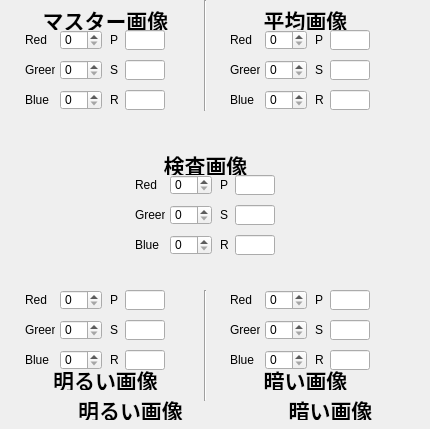
   <widget class="QWidget" name="tab_2" >
    <attribute name="title" >
     <string>マスター画像から補正</string>
    </attribute>
    <widget class="QSpinBox" name="sbRed_10" >
     <property name="geometry" >
      <rect>
       <x>60</x>
       <y>290</y>
       <width>42</width>
       <height>20</height>
      </rect>
     </property>
     <property name="maximum" >
      <number>255</number>
     </property>
    </widget>
    <widget class="QLineEdit" name="leP_8" >
     <property name="geometry" >
      <rect>
       <x>125</x>
       <y>30</y>
       <width>40</width>
       <height>20</height>
      </rect>
     </property>
     <property name="readOnly" >
      <bool>true</bool>
     </property>
    </widget>
    <widget class="QFrame" name="fmColor_6" >
     <property name="geometry" >
      <rect>
       <x>5</x>
       <y>110</y>
       <width>201</width>
       <height>90</height>
      </rect>
     </property>
     <property name="autoFillBackground" >
      <bool>true</bool>
     </property>
     <property name="frameShape" >
      <enum>QFrame::NoFrame</enum>
     </property>
     <property name="frameShadow" >
      <enum>QFrame::Plain</enum>
     </property>
    </widget>
    <widget class="QSpinBox" name="sbGreen_9" >
     <property name="geometry" >
      <rect>
       <x>265</x>
       <y>60</y>
       <width>42</width>
       <height>20</height>
      </rect>
     </property>
     <property name="maximum" >
      <number>255</number>
     </property>
    </widget>
    <widget class="QLineEdit" name="leS_8" >
     <property name="geometry" >
      <rect>
       <x>125</x>
       <y>60</y>
       <width>40</width>
       <height>20</height>
      </rect>
     </property>
     <property name="readOnly" >
      <bool>true</bool>
     </property>
    </widget>
    <widget class="QLineEdit" name="leR_8" >
     <property name="geometry" >
      <rect>
       <x>125</x>
       <y>90</y>
       <width>40</width>
       <height>20</height>
      </rect>
     </property>
     <property name="readOnly" >
      <bool>true</bool>
     </property>
    </widget>
    <widget class="QLabel" name="label_31" >
     <property name="geometry" >
      <rect>
       <x>230</x>
       <y>60</y>
       <width>30</width>
       <height>20</height>
      </rect>
     </property>
     <property name="text" >
      <string>Green</string>
     </property>
    </widget>
    <widget class="QLabel" name="label_32" >
     <property name="geometry" >
      <rect>
       <x>110</x>
       <y>320</y>
       <width>16</width>
       <height>20</height>
      </rect>
     </property>
     <property name="text" >
      <string>S</string>
     </property>
    </widget>
    <widget class="QLineEdit" name="leP_11" >
     <property name="geometry" >
      <rect>
       <x>330</x>
       <y>290</y>
       <width>40</width>
       <height>20</height>
      </rect>
     </property>
     <property name="readOnly" >
      <bool>true</bool>
     </property>
    </widget>
    <widget class="QLabel" name="label_33" >
     <property name="geometry" >
      <rect>
       <x>315</x>
       <y>60</y>
       <width>16</width>
       <height>20</height>
      </rect>
     </property>
     <property name="text" >
      <string>S</string>
     </property>
    </widget>
    <widget class="QLabel" name="label_34" >
     <property name="geometry" >
      <rect>
       <x>110</x>
       <y>290</y>
       <width>16</width>
       <height>20</height>
      </rect>
     </property>
     <property name="text" >
      <string>P</string>
     </property>
    </widget>
    <widget class="QLabel" name="label_35" >
     <property name="geometry" >
      <rect>
       <x>230</x>
       <y>90</y>
       <width>30</width>
       <height>20</height>
      </rect>
     </property>
     <property name="text" >
      <string>Blue</string>
     </property>
    </widget>
    <widget class="QSpinBox" name="sbGreen_8" >
     <property name="geometry" >
      <rect>
       <x>60</x>
       <y>60</y>
       <width>42</width>
       <height>20</height>
      </rect>
     </property>
     <property name="maximum" >
      <number>255</number>
     </property>
    </widget>
    <widget class="QLabel" name="label_83" >
     <property name="geometry" >
      <rect>
       <x>315</x>
       <y>320</y>
       <width>16</width>
       <height>20</height>
      </rect>
     </property>
     <property name="text" >
      <string>S</string>
     </property>
    </widget>
    <widget class="QLabel" name="label_84" >
     <property name="geometry" >
      <rect>
       <x>25</x>
       <y>350</y>
       <width>30</width>
       <height>20</height>
      </rect>
     </property>
     <property name="text" >
      <string>Blue</string>
     </property>
    </widget>
    <widget class="QLabel" name="label_85" >
     <property name="geometry" >
      <rect>
       <x>230</x>
       <y>350</y>
       <width>30</width>
       <height>20</height>
      </rect>
     </property>
     <property name="text" >
      <string>Blue</string>
     </property>
    </widget>
    <widget class="QSpinBox" name="sbGreen_11" >
     <property name="geometry" >
      <rect>
       <x>265</x>
       <y>320</y>
       <width>42</width>
       <height>20</height>
      </rect>
     </property>
     <property name="maximum" >
      <number>255</number>
     </property>
    </widget>
    <widget class="QLabel" name="label_98" >
     <property name="geometry" >
      <rect>
       <x>230</x>
       <y>30</y>
       <width>30</width>
       <height>20</height>
      </rect>
     </property>
     <property name="text" >
      <string>Red</string>
     </property>
    </widget>
    <widget class="QLabel" name="label_99" >
     <property name="geometry" >
      <rect>
       <x>110</x>
       <y>60</y>
       <width>16</width>
       <height>20</height>
      </rect>
     </property>
     <property name="text" >
      <string>S</string>
     </property>
    </widget>
    <widget class="QLabel" name="label_100" >
     <property name="geometry" >
      <rect>
       <x>240</x>
       <y>400</y>
       <width>181</width>
       <height>20</height>
      </rect>
     </property>
     <property name="font" >
      <font>
       <family>MS UI Gothic</family>
       <pointsize>16</pointsize>
       <weight>75</weight>
       <italic>false</italic>
       <bold>true</bold>
       <underline>false</underline>
       <strikeout>false</strikeout>
      </font>
     </property>
     <property name="text" >
      <string>暗い画像</string>
     </property>
     <property name="alignment" >
      <set>Qt::AlignCenter</set>
     </property>
    </widget>
    <widget class="Line" name="line_4" >
     <property name="geometry" >
      <rect>
       <x>195</x>
       <y>290</y>
       <width>20</width>
       <height>111</height>
      </rect>
     </property>
     <property name="orientation" >
      <enum>Qt::Vertical</enum>
     </property>
    </widget>
    <widget class="QLabel" name="label_101" >
     <property name="geometry" >
      <rect>
       <x>315</x>
       <y>290</y>
       <width>16</width>
       <height>20</height>
      </rect>
     </property>
     <property name="text" >
      <string>P</string>
     </property>
    </widget>
    <widget class="QFrame" name="fmColor_7" >
     <property name="geometry" >
      <rect>
       <x>205</x>
       <y>110</y>
       <width>201</width>
       <height>90</height>
      </rect>
     </property>
     <property name="autoFillBackground" >
      <bool>true</bool>
     </property>
     <property name="frameShape" >
      <enum>QFrame::NoFrame</enum>
     </property>
     <property name="frameShadow" >
      <enum>QFrame::Plain</enum>
     </property>
    </widget>
    <widget class="QLabel" name="label_102" >
     <property name="geometry" >
      <rect>
       <x>110</x>
       <y>30</y>
       <width>16</width>
       <height>20</height>
      </rect>
     </property>
     <property name="text" >
      <string>P</string>
     </property>
    </widget>
    <widget class="QSpinBox" name="sbBlue_10" >
     <property name="geometry" >
      <rect>
       <x>60</x>
       <y>350</y>
       <width>42</width>
       <height>20</height>
      </rect>
     </property>
     <property name="maximum" >
      <number>255</number>
     </property>
    </widget>
    <widget class="QLabel" name="label_103" >
     <property name="geometry" >
      <rect>
       <x>315</x>
       <y>350</y>
       <width>16</width>
       <height>20</height>
      </rect>
     </property>
     <property name="text" >
      <string>R</string>
     </property>
    </widget>
    <widget class="QSpinBox" name="sbBlue_8" >
     <property name="geometry" >
      <rect>
       <x>60</x>
       <y>90</y>
       <width>42</width>
       <height>20</height>
      </rect>
     </property>
     <property name="maximum" >
      <number>255</number>
     </property>
    </widget>
    <widget class="QLineEdit" name="leS_11" >
     <property name="geometry" >
      <rect>
       <x>330</x>
       <y>320</y>
       <width>40</width>
       <height>20</height>
      </rect>
     </property>
     <property name="readOnly" >
      <bool>true</bool>
     </property>
    </widget>
    <widget class="QLabel" name="label_104" >
     <property name="geometry" >
      <rect>
       <x>110</x>
       <y>90</y>
       <width>16</width>
       <height>20</height>
      </rect>
     </property>
     <property name="text" >
      <string>R</string>
     </property>
    </widget>
    <widget class="QLabel" name="label_105" >
     <property name="geometry" >
      <rect>
       <x>25</x>
       <y>320</y>
       <width>30</width>
       <height>20</height>
      </rect>
     </property>
     <property name="text" >
      <string>Green</string>
     </property>
    </widget>
    <widget class="QLabel" name="label_106" >
     <property name="geometry" >
      <rect>
       <x>230</x>
       <y>290</y>
       <width>30</width>
       <height>20</height>
      </rect>
     </property>
     <property name="text" >
      <string>Red</string>
     </property>
    </widget>
    <widget class="QSpinBox" name="sbRed_9" >
     <property name="geometry" >
      <rect>
       <x>265</x>
       <y>30</y>
       <width>42</width>
       <height>20</height>
      </rect>
     </property>
     <property name="maximum" >
      <number>255</number>
     </property>
    </widget>
    <widget class="QLineEdit" name="leP_10" >
     <property name="geometry" >
      <rect>
       <x>125</x>
       <y>290</y>
       <width>40</width>
       <height>20</height>
      </rect>
     </property>
     <property name="readOnly" >
      <bool>true</bool>
     </property>
    </widget>
    <widget class="QLabel" name="label_107" >
     <property name="geometry" >
      <rect>
       <x>110</x>
       <y>350</y>
       <width>16</width>
       <height>20</height>
      </rect>
     </property>
     <property name="text" >
      <string>R</string>
     </property>
    </widget>
    <widget class="QLabel" name="label_108" >
     <property name="geometry" >
      <rect>
       <x>25</x>
       <y>60</y>
       <width>30</width>
       <height>20</height>
      </rect>
     </property>
     <property name="text" >
      <string>Green</string>
     </property>
    </widget>
    <widget class="QSpinBox" name="sbGreen_10" >
     <property name="geometry" >
      <rect>
       <x>60</x>
       <y>320</y>
       <width>42</width>
       <height>20</height>
      </rect>
     </property>
     <property name="maximum" >
      <number>255</number>
     </property>
    </widget>
    <widget class="QLineEdit" name="leR_11" >
     <property name="geometry" >
      <rect>
       <x>330</x>
       <y>350</y>
       <width>40</width>
       <height>20</height>
      </rect>
     </property>
     <property name="readOnly" >
      <bool>true</bool>
     </property>
    </widget>
    <widget class="QSpinBox" name="sbRed_8" >
     <property name="geometry" >
      <rect>
       <x>60</x>
       <y>30</y>
       <width>42</width>
       <height>20</height>
      </rect>
     </property>
     <property name="maximum" >
      <number>255</number>
     </property>
    </widget>
    <widget class="QFrame" name="fmColor_8" >
     <property name="geometry" >
      <rect>
       <x>5</x>
       <y>200</y>
       <width>201</width>
       <height>90</height>
      </rect>
     </property>
     <property name="autoFillBackground" >
      <bool>true</bool>
     </property>
     <property name="frameShape" >
      <enum>QFrame::NoFrame</enum>
     </property>
     <property name="frameShadow" >
      <enum>QFrame::Plain</enum>
     </property>
    </widget>
    <widget class="QLineEdit" name="leS_10" >
     <property name="geometry" >
      <rect>
       <x>125</x>
       <y>320</y>
       <width>40</width>
       <height>20</height>
      </rect>
     </property>
     <property name="readOnly" >
      <bool>true</bool>
     </property>
    </widget>
    <widget class="QLineEdit" name="leR_10" >
     <property name="geometry" >
      <rect>
       <x>125</x>
       <y>350</y>
       <width>40</width>
       <height>20</height>
      </rect>
     </property>
     <property name="readOnly" >
      <bool>true</bool>
     </property>
    </widget>
    <widget class="QLabel" name="label_109" >
     <property name="geometry" >
      <rect>
       <x>25</x>
       <y>30</y>
       <width>30</width>
       <height>20</height>
      </rect>
     </property>
     <property name="text" >
      <string>Red</string>
     </property>
    </widget>
    <widget class="QLineEdit" name="leS_9" >
     <property name="geometry" >
      <rect>
       <x>330</x>
       <y>60</y>
       <width>40</width>
       <height>20</height>
      </rect>
     </property>
     <property name="readOnly" >
      <bool>true</bool>
     </property>
    </widget>
    <widget class="QSpinBox" name="sbRed_11" >
     <property name="geometry" >
      <rect>
       <x>265</x>
       <y>290</y>
       <width>42</width>
       <height>20</height>
      </rect>
     </property>
     <property name="maximum" >
      <number>255</number>
     </property>
    </widget>
    <widget class="QLabel" name="label_110" >
     <property name="geometry" >
      <rect>
       <x>215</x>
       <y>10</y>
       <width>181</width>
       <height>20</height>
      </rect>
     </property>
     <property name="font" >
      <font>
       <family>MS UI Gothic</family>
       <pointsize>16</pointsize>
       <weight>75</weight>
       <italic>false</italic>
       <bold>true</bold>
       <underline>false</underline>
       <strikeout>false</strikeout>
      </font>
     </property>
     <property name="text" >
      <string>平均画像</string>
     </property>
     <property name="alignment" >
      <set>Qt::AlignCenter</set>
     </property>
    </widget>
    <widget class="QSpinBox" name="sbBlue_11" >
     <property name="geometry" >
      <rect>
       <x>265</x>
       <y>350</y>
       <width>42</width>
       <height>20</height>
      </rect>
     </property>
     <property name="maximum" >
      <number>255</number>
     </property>
    </widget>
    <widget class="QLineEdit" name="leP_9" >
     <property name="geometry" >
      <rect>
       <x>330</x>
       <y>30</y>
       <width>40</width>
       <height>20</height>
      </rect>
     </property>
     <property name="readOnly" >
      <bool>true</bool>
     </property>
    </widget>
    <widget class="QLabel" name="label_111" >
     <property name="geometry" >
      <rect>
       <x>315</x>
       <y>90</y>
       <width>16</width>
       <height>20</height>
      </rect>
     </property>
     <property name="text" >
      <string>R</string>
     </property>
    </widget>
    <widget class="QLabel" name="label_112" >
     <property name="geometry" >
      <rect>
       <x>15</x>
       <y>10</y>
       <width>181</width>
       <height>20</height>
      </rect>
     </property>
     <property name="font" >
      <font>
       <family>MS UI Gothic</family>
       <pointsize>16</pointsize>
       <weight>75</weight>
       <italic>false</italic>
       <bold>true</bold>
       <underline>false</underline>
       <strikeout>false</strikeout>
      </font>
     </property>
     <property name="frameShape" >
      <enum>QFrame::NoFrame</enum>
     </property>
     <property name="frameShadow" >
      <enum>QFrame::Sunken</enum>
     </property>
     <property name="text" >
      <string>マスター画像</string>
     </property>
     <property name="alignment" >
      <set>Qt::AlignCenter</set>
     </property>
    </widget>
    <widget class="QLineEdit" name="leR_9" >
     <property name="geometry" >
      <rect>
       <x>330</x>
       <y>90</y>
       <width>40</width>
       <height>20</height>
      </rect>
     </property>
     <property name="readOnly" >
      <bool>true</bool>
     </property>
    </widget>
    <widget class="Line" name="line_6" >
     <property name="geometry" >
      <rect>
       <x>195</x>
       <y>0</y>
       <width>20</width>
       <height>111</height>
      </rect>
     </property>
     <property name="orientation" >
      <enum>Qt::Vertical</enum>
     </property>
    </widget>
    <widget class="QLabel" name="label_113" >
     <property name="geometry" >
      <rect>
       <x>315</x>
       <y>30</y>
       <width>16</width>
       <height>20</height>
      </rect>
     </property>
     <property name="text" >
      <string>P</string>
     </property>
    </widget>
    <widget class="QLabel" name="label_114" >
     <property name="geometry" >
      <rect>
       <x>40</x>
       <y>400</y>
       <width>181</width>
       <height>20</height>
      </rect>
     </property>
     <property name="font" >
      <font>
       <family>MS UI Gothic</family>
       <pointsize>16</pointsize>
       <weight>75</weight>
       <italic>false</italic>
       <bold>true</bold>
       <underline>false</underline>
       <strikeout>false</strikeout>
      </font>
     </property>
     <property name="text" >
      <string>明るい画像</string>
     </property>
     <property name="alignment" >
      <set>Qt::AlignCenter</set>
     </property>
    </widget>
    <widget class="QLabel" name="label_115" >
     <property name="geometry" >
      <rect>
       <x>230</x>
       <y>320</y>
       <width>30</width>
       <height>20</height>
      </rect>
     </property>
     <property name="text" >
      <string>Green</string>
     </property>
    </widget>
    <widget class="QSpinBox" name="sbBlue_9" >
     <property name="geometry" >
      <rect>
       <x>265</x>
       <y>90</y>
       <width>42</width>
       <height>20</height>
      </rect>
     </property>
     <property name="maximum" >
      <number>255</number>
     </property>
    </widget>
    <widget class="QLabel" name="label_116" >
     <property name="geometry" >
      <rect>
       <x>25</x>
       <y>90</y>
       <width>30</width>
       <height>20</height>
      </rect>
     </property>
     <property name="text" >
      <string>Blue</string>
     </property>
    </widget>
    <widget class="QLabel" name="label_117" >
     <property name="geometry" >
      <rect>
       <x>25</x>
       <y>290</y>
       <width>30</width>
       <height>20</height>
      </rect>
     </property>
     <property name="text" >
      <string>Red</string>
     </property>
    </widget>
    <widget class="QFrame" name="fmColor_9" >
     <property name="geometry" >
      <rect>
       <x>205</x>
       <y>200</y>
       <width>201</width>
       <height>90</height>
      </rect>
     </property>
     <property name="autoFillBackground" >
      <bool>true</bool>
     </property>
     <property name="frameShape" >
      <enum>QFrame::NoFrame</enum>
     </property>
     <property name="frameShadow" >
      <enum>QFrame::Plain</enum>
     </property>
    </widget>
    <widget class="QFrame" name="fmColor_10" >
     <property name="geometry" >
      <rect>
       <x>105</x>
       <y>145</y>
       <width>201</width>
       <height>110</height>
      </rect>
     </property>
     <property name="autoFillBackground" >
      <bool>true</bool>
     </property>
     <property name="frameShape" >
      <enum>QFrame::NoFrame</enum>
     </property>
     <property name="frameShadow" >
      <enum>QFrame::Plain</enum>
     </property>
     <widget class="QSpinBox" name="sbBlue_12" >
      <property name="geometry" >
       <rect>
        <x>65</x>
        <y>90</y>
        <width>42</width>
        <height>20</height>
       </rect>
      </property>
      <property name="maximum" >
       <number>255</number>
      </property>
     </widget>
     <widget class="QLineEdit" name="leR_12" >
      <property name="geometry" >
       <rect>
        <x>130</x>
        <y>90</y>
        <width>40</width>
        <height>20</height>
       </rect>
      </property>
      <property name="readOnly" >
       <bool>true</bool>
      </property>
     </widget>
     <widget class="QLineEdit" name="leP_12" >
      <property name="geometry" >
       <rect>
        <x>130</x>
        <y>30</y>
        <width>40</width>
        <height>20</height>
       </rect>
      </property>
      <property name="readOnly" >
       <bool>true</bool>
      </property>
     </widget>
     <widget class="QSpinBox" name="sbGreen_12" >
      <property name="geometry" >
       <rect>
        <x>65</x>
        <y>60</y>
        <width>42</width>
        <height>20</height>
       </rect>
      </property>
      <property name="maximum" >
       <number>255</number>
      </property>
     </widget>
     <widget class="QSpinBox" name="sbRed_12" >
      <property name="geometry" >
       <rect>
        <x>65</x>
        <y>30</y>
        <width>42</width>
        <height>20</height>
       </rect>
      </property>
      <property name="maximum" >
       <number>255</number>
      </property>
     </widget>
     <widget class="QLineEdit" name="leS_12" >
      <property name="geometry" >
       <rect>
        <x>130</x>
        <y>60</y>
        <width>40</width>
        <height>20</height>
       </rect>
      </property>
      <property name="readOnly" >
       <bool>true</bool>
      </property>
     </widget>
     <widget class="QLabel" name="lbInsTitle_2" >
      <property name="geometry" >
       <rect>
        <x>10</x>
        <y>10</y>
        <width>181</width>
        <height>20</height>
       </rect>
      </property>
      <property name="font" >
       <font>
        <family>MS UI Gothic</family>
        <pointsize>16</pointsize>
        <weight>75</weight>
        <italic>false</italic>
        <bold>true</bold>
        <underline>false</underline>
        <strikeout>false</strikeout>
       </font>
      </property>
      <property name="text" >
       <string>検査画像</string>
      </property>
      <property name="alignment" >
       <set>Qt::AlignCenter</set>
      </property>
     </widget>
     <widget class="QLabel" name="lbInsGreen_2" >
      <property name="geometry" >
       <rect>
        <x>30</x>
        <y>60</y>
        <width>30</width>
        <height>20</height>
       </rect>
      </property>
      <property name="text" >
       <string>Green</string>
      </property>
     </widget>
     <widget class="QLabel" name="lbInsBlue_2" >
      <property name="geometry" >
       <rect>
        <x>30</x>
        <y>90</y>
        <width>30</width>
        <height>20</height>
       </rect>
      </property>
      <property name="text" >
       <string>Blue</string>
      </property>
     </widget>
     <widget class="QLabel" name="lbInsRed_2" >
      <property name="geometry" >
       <rect>
        <x>30</x>
        <y>30</y>
        <width>30</width>
        <height>20</height>
       </rect>
      </property>
      <property name="text" >
       <string>Red</string>
      </property>
     </widget>
     <widget class="QLabel" name="lbInsS_2" >
      <property name="geometry" >
       <rect>
        <x>115</x>
        <y>60</y>
        <width>16</width>
        <height>20</height>
       </rect>
      </property>
      <property name="text" >
       <string>S</string>
      </property>
     </widget>
     <widget class="QLabel" name="lbInsP_2" >
      <property name="geometry" >
       <rect>
        <x>115</x>
        <y>30</y>
        <width>16</width>
        <height>20</height>
       </rect>
      </property>
      <property name="text" >
       <string>P</string>
      </property>
     </widget>
     <widget class="QLabel" name="lbInsR_2" >
      <property name="geometry" >
       <rect>
        <x>115</x>
        <y>90</y>
        <width>16</width>
        <height>20</height>
       </rect>
      </property>
      <property name="text" >
       <string>R</string>
      </property>
     </widget>
    </widget>
    <widget class="QLabel" name="label_118" >
     <property name="geometry" >
      <rect>
       <x>215</x>
       <y>370</y>
       <width>181</width>
       <height>20</height>
      </rect>
     </property>
     <property name="font" >
      <font>
       <family>MS UI Gothic</family>
       <pointsize>16</pointsize>
       <weight>75</weight>
       <italic>false</italic>
       <bold>true</bold>
       <underline>false</underline>
       <strikeout>false</strikeout>
      </font>
     </property>
     <property name="text" >
      <string>暗い画像</string>
     </property>
     <property name="alignment" >
      <set>Qt::AlignCenter</set>
     </property>
    </widget>
    <widget class="QLabel" name="label_119" >
     <property name="geometry" >
      <rect>
       <x>15</x>
       <y>370</y>
       <width>181</width>
       <height>20</height>
      </rect>
     </property>
     <property name="font" >
      <font>
       <family>MS UI Gothic</family>
       <pointsize>16</pointsize>
       <weight>75</weight>
       <italic>false</italic>
       <bold>true</bold>
       <underline>false</underline>
       <strikeout>false</strikeout>
      </font>
     </property>
     <property name="text" >
      <string>明るい画像</string>
     </property>
     <property name="alignment" >
      <set>Qt::AlignCenter</set>
     </property>
    </widget>
   </widget>
